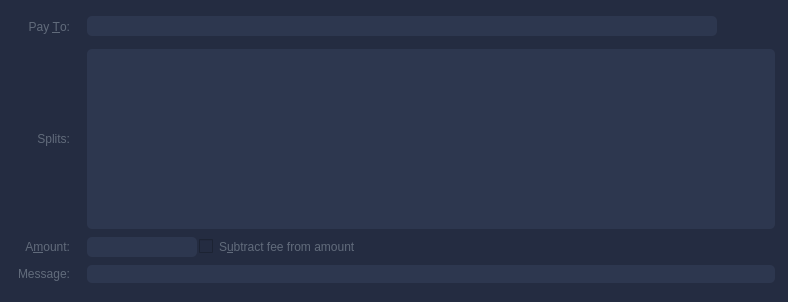
<?xml version="1.0" encoding="UTF-8"?>
<ui version="4.0">
 <class>EasySplitEntry</class>
 <widget class="QStackedWidget" name="EasySplitEntry">
  <property name="geometry">
   <rect>
    <x>0</x>
    <y>0</y>
    <width>788</width>
    <height>302</height>
   </rect>
  </property>
  <property name="focusPolicy">
   <enum>Qt::TabFocus</enum>
  </property>
  <property name="autoFillBackground">
   <bool>false</bool>
  </property>
  <property name="styleSheet">
   <string notr="true">background:#242c41;
padding:2px;
border-radius:10px;
color:#616b7b;</string>
  </property>
  <widget class="QFrame" name="SendCoins">
   <property name="toolTip">
    <string>This is a normal payment.</string>
   </property>
   <property name="frameShape">
    <enum>QFrame::NoFrame</enum>
   </property>
   <layout class="QGridLayout" name="gridLayout">
    <property name="topMargin">
     <number>8</number>
    </property>
    <property name="bottomMargin">
     <number>4</number>
    </property>
    <property name="horizontalSpacing">
     <number>12</number>
    </property>
    <property name="verticalSpacing">
     <number>8</number>
    </property>
    <item row="0" column="0">
     <widget class="QLabel" name="payToEasySplitLabel">
      <property name="text">
       <string>Pay &amp;To:</string>
      </property>
      <property name="alignment">
       <set>Qt::AlignRight|Qt::AlignTrailing|Qt::AlignVCenter</set>
      </property>
      <property name="buddy">
       <cstring>payToEasySplit</cstring>
      </property>
     </widget>
    </item>
    <item row="0" column="1">
     <layout class="QHBoxLayout" name="payToEasySplitLayout">
      <property name="spacing">
       <number>0</number>
      </property>
      <item>
       <widget class="QValidatedLineEdit" name="payToEasySplit">
        <property name="enabled">
         <bool>false</bool>
        </property>
        <property name="toolTip">
         <string>The Trezarcoin address to send the payment to</string>
        </property>
        <property name="styleSheet">
         <string notr="true">background:#2d374f;
padding:2px;
border-radius:5px;
shadow:3px;</string>
        </property>
       </widget>
      </item>
      <item>
       <widget class="QToolButton" name="addressBookButton">
        <property name="toolTip">
         <string>Choose previously used address</string>
        </property>
        <property name="styleSheet">
         <string notr="true">QPushButton::pressed{
  background-color: #232c41;
  box-shadow: 0px 0px 0px 1px rgba(0, 0, 0, 0.1) inset,
  0px 1px 4px 0px rgba(0, 0, 0, 0.1) inset !important;
}
QPushButton{
background:#2d374f;
padding:8px;
border-radius:5px;
color:#fff;
margin:5px
}</string>
        </property>
        <property name="text">
         <string/>
        </property>
        <property name="icon">
         <iconset resource="../bitcoin.qrc">
          <normaloff>:/icons/address-book</normaloff>:/icons/address-book</iconset>
        </property>
        <property name="iconSize">
         <size>
          <width>22</width>
          <height>22</height>
         </size>
        </property>
        <property name="shortcut">
         <string>Alt+A</string>
        </property>
       </widget>
      </item>
      <item>
       <widget class="QToolButton" name="deleteButton">
        <property name="toolTip">
         <string>Remove this entry</string>
        </property>
        <property name="styleSheet">
         <string notr="true">QPushButton::pressed{
  background-color: #232c41;
  box-shadow: 0px 0px 0px 1px rgba(0, 0, 0, 0.1) inset,
  0px 1px 4px 0px rgba(0, 0, 0, 0.1) inset !important;
}
QPushButton{
background:#2d374f;
padding:8px;
border-radius:5px;
color:#fff;
margin:5px
}</string>
        </property>
        <property name="text">
         <string/>
        </property>
        <property name="icon">
         <iconset resource="../bitcoin.qrc">
          <normaloff>:/icons/remove</normaloff>:/icons/remove</iconset>
        </property>
        <property name="iconSize">
         <size>
          <width>22</width>
          <height>22</height>
         </size>
        </property>
       </widget>
      </item>
     </layout>
    </item>
    <item row="1" column="0">
     <widget class="QLabel" name="labellLabel">
      <property name="text">
       <string>Splits:</string>
      </property>
      <property name="alignment">
       <set>Qt::AlignRight|Qt::AlignTrailing|Qt::AlignVCenter</set>
      </property>
     </widget>
    </item>
    <item row="2" column="0">
     <widget class="QLabel" name="amountLabel">
      <property name="text">
       <string>A&amp;mount:</string>
      </property>
      <property name="alignment">
       <set>Qt::AlignRight|Qt::AlignTrailing|Qt::AlignVCenter</set>
      </property>
      <property name="buddy">
       <cstring>payAmountEasySplit</cstring>
      </property>
     </widget>
    </item>
    <item row="2" column="1">
     <layout class="QHBoxLayout" name="horizontalLayoutAmount" stretch="0,1">
      <item>
       <widget class="BitcoinAmountField" name="payAmountEasySplit">
        <property name="styleSheet">
         <string notr="true">background:#2d374f;
padding:2px;
border-radius:5px;
shadow:3px;</string>
        </property>
       </widget>
      </item>
      <item>
       <widget class="QCheckBox" name="checkboxSubtractFeeFromAmount">
        <property name="toolTip">
         <string>The fee will be deducted from the amount being sent. The recipient will receive less Trezarcoin than you enter in the amount field. If multiple recipients are selected, the fee is split equally.</string>
        </property>
        <property name="text">
         <string>S&amp;ubtract fee from amount</string>
        </property>
       </widget>
      </item>
     </layout>
    </item>
    <item row="3" column="0">
     <widget class="QLabel" name="messageLabel">
      <property name="text">
       <string>Message:</string>
      </property>
      <property name="alignment">
       <set>Qt::AlignRight|Qt::AlignTrailing|Qt::AlignVCenter</set>
      </property>
     </widget>
    </item>
    <item row="3" column="1">
     <widget class="QLabel" name="messageTextLabel">
      <property name="toolTip">
       <string>A message that was attached to the trezarcoin: URI which will be stored with the transaction for your reference. Note: This message will not be sent over the Trezarcoin network.</string>
      </property>
      <property name="styleSheet">
       <string notr="true">background:#2d374f;
padding:2px;
border-radius:5px;
shadow:3px;</string>
      </property>
      <property name="textFormat">
       <enum>Qt::PlainText</enum>
      </property>
     </widget>
    </item>
    <item row="4" column="0" colspan="2">
     <widget class="Line" name="line">
      <property name="orientation">
       <enum>Qt::Horizontal</enum>
      </property>
     </widget>
    </item>
    <item row="1" column="1">
     <widget class="QListWidget" name="listWidgetEasySplit">
      <property name="styleSheet">
       <string notr="true">background:#2d374f;
padding:2px;
border-radius:5px;
shadow:3px;</string>
      </property>
     </widget>
    </item>
   </layout>
  </widget>
  <widget class="QFrame" name="SendCoins_UnauthenticatedPaymentRequest">
   <property name="palette">
    <palette>
     <active>
      <colorrole role="WindowText">
       <brush brushstyle="SolidPattern">
        <color alpha="255">
         <red>97</red>
         <green>107</green>
         <blue>123</blue>
        </color>
       </brush>
      </colorrole>
      <colorrole role="Button">
       <brush brushstyle="SolidPattern">
        <color alpha="255">
         <red>36</red>
         <green>44</green>
         <blue>65</blue>
        </color>
       </brush>
      </colorrole>
      <colorrole role="Light">
       <brush brushstyle="SolidPattern">
        <color alpha="255">
         <red>255</red>
         <green>255</green>
         <blue>255</blue>
        </color>
       </brush>
      </colorrole>
      <colorrole role="Midlight">
       <brush brushstyle="SolidPattern">
        <color alpha="255">
         <red>255</red>
         <green>255</green>
         <blue>191</blue>
        </color>
       </brush>
      </colorrole>
      <colorrole role="Dark">
       <brush brushstyle="SolidPattern">
        <color alpha="255">
         <red>127</red>
         <green>127</green>
         <blue>63</blue>
        </color>
       </brush>
      </colorrole>
      <colorrole role="Mid">
       <brush brushstyle="SolidPattern">
        <color alpha="255">
         <red>170</red>
         <green>170</green>
         <blue>84</blue>
        </color>
       </brush>
      </colorrole>
      <colorrole role="Text">
       <brush brushstyle="SolidPattern">
        <color alpha="255">
         <red>97</red>
         <green>107</green>
         <blue>123</blue>
        </color>
       </brush>
      </colorrole>
      <colorrole role="BrightText">
       <brush brushstyle="SolidPattern">
        <color alpha="255">
         <red>255</red>
         <green>255</green>
         <blue>255</blue>
        </color>
       </brush>
      </colorrole>
      <colorrole role="ButtonText">
       <brush brushstyle="SolidPattern">
        <color alpha="255">
         <red>97</red>
         <green>107</green>
         <blue>123</blue>
        </color>
       </brush>
      </colorrole>
      <colorrole role="Base">
       <brush brushstyle="SolidPattern">
        <color alpha="255">
         <red>36</red>
         <green>44</green>
         <blue>65</blue>
        </color>
       </brush>
      </colorrole>
      <colorrole role="Window">
       <brush brushstyle="SolidPattern">
        <color alpha="255">
         <red>36</red>
         <green>44</green>
         <blue>65</blue>
        </color>
       </brush>
      </colorrole>
      <colorrole role="Shadow">
       <brush brushstyle="SolidPattern">
        <color alpha="255">
         <red>0</red>
         <green>0</green>
         <blue>0</blue>
        </color>
       </brush>
      </colorrole>
      <colorrole role="AlternateBase">
       <brush brushstyle="SolidPattern">
        <color alpha="255">
         <red>255</red>
         <green>255</green>
         <blue>191</blue>
        </color>
       </brush>
      </colorrole>
      <colorrole role="ToolTipBase">
       <brush brushstyle="SolidPattern">
        <color alpha="255">
         <red>255</red>
         <green>255</green>
         <blue>220</blue>
        </color>
       </brush>
      </colorrole>
      <colorrole role="ToolTipText">
       <brush brushstyle="SolidPattern">
        <color alpha="255">
         <red>0</red>
         <green>0</green>
         <blue>0</blue>
        </color>
       </brush>
      </colorrole>
      <colorrole role="WindowText">
       <brush brushstyle="NoBrush">
        <color alpha="128">
         <red>97</red>
         <green>107</green>
         <blue>123</blue>
        </color>
       </brush>
      </colorrole>
     </active>
     <inactive>
      <colorrole role="WindowText">
       <brush brushstyle="SolidPattern">
        <color alpha="255">
         <red>97</red>
         <green>107</green>
         <blue>123</blue>
        </color>
       </brush>
      </colorrole>
      <colorrole role="Button">
       <brush brushstyle="SolidPattern">
        <color alpha="255">
         <red>36</red>
         <green>44</green>
         <blue>65</blue>
        </color>
       </brush>
      </colorrole>
      <colorrole role="Light">
       <brush brushstyle="SolidPattern">
        <color alpha="255">
         <red>255</red>
         <green>255</green>
         <blue>255</blue>
        </color>
       </brush>
      </colorrole>
      <colorrole role="Midlight">
       <brush brushstyle="SolidPattern">
        <color alpha="255">
         <red>255</red>
         <green>255</green>
         <blue>191</blue>
        </color>
       </brush>
      </colorrole>
      <colorrole role="Dark">
       <brush brushstyle="SolidPattern">
        <color alpha="255">
         <red>127</red>
         <green>127</green>
         <blue>63</blue>
        </color>
       </brush>
      </colorrole>
      <colorrole role="Mid">
       <brush brushstyle="SolidPattern">
        <color alpha="255">
         <red>170</red>
         <green>170</green>
         <blue>84</blue>
        </color>
       </brush>
      </colorrole>
      <colorrole role="Text">
       <brush brushstyle="SolidPattern">
        <color alpha="255">
         <red>97</red>
         <green>107</green>
         <blue>123</blue>
        </color>
       </brush>
      </colorrole>
      <colorrole role="BrightText">
       <brush brushstyle="SolidPattern">
        <color alpha="255">
         <red>255</red>
         <green>255</green>
         <blue>255</blue>
        </color>
       </brush>
      </colorrole>
      <colorrole role="ButtonText">
       <brush brushstyle="SolidPattern">
        <color alpha="255">
         <red>97</red>
         <green>107</green>
         <blue>123</blue>
        </color>
       </brush>
      </colorrole>
      <colorrole role="Base">
       <brush brushstyle="SolidPattern">
        <color alpha="255">
         <red>36</red>
         <green>44</green>
         <blue>65</blue>
        </color>
       </brush>
      </colorrole>
      <colorrole role="Window">
       <brush brushstyle="SolidPattern">
        <color alpha="255">
         <red>36</red>
         <green>44</green>
         <blue>65</blue>
        </color>
       </brush>
      </colorrole>
      <colorrole role="Shadow">
       <brush brushstyle="SolidPattern">
        <color alpha="255">
         <red>0</red>
         <green>0</green>
         <blue>0</blue>
        </color>
       </brush>
      </colorrole>
      <colorrole role="AlternateBase">
       <brush brushstyle="SolidPattern">
        <color alpha="255">
         <red>255</red>
         <green>255</green>
         <blue>191</blue>
        </color>
       </brush>
      </colorrole>
      <colorrole role="ToolTipBase">
       <brush brushstyle="SolidPattern">
        <color alpha="255">
         <red>255</red>
         <green>255</green>
         <blue>220</blue>
        </color>
       </brush>
      </colorrole>
      <colorrole role="ToolTipText">
       <brush brushstyle="SolidPattern">
        <color alpha="255">
         <red>0</red>
         <green>0</green>
         <blue>0</blue>
        </color>
       </brush>
      </colorrole>
      <colorrole role="WindowText">
       <brush brushstyle="NoBrush">
        <color alpha="128">
         <red>97</red>
         <green>107</green>
         <blue>123</blue>
        </color>
       </brush>
      </colorrole>
     </inactive>
     <disabled>
      <colorrole role="WindowText">
       <brush brushstyle="SolidPattern">
        <color alpha="255">
         <red>97</red>
         <green>107</green>
         <blue>123</blue>
        </color>
       </brush>
      </colorrole>
      <colorrole role="Button">
       <brush brushstyle="SolidPattern">
        <color alpha="255">
         <red>36</red>
         <green>44</green>
         <blue>65</blue>
        </color>
       </brush>
      </colorrole>
      <colorrole role="Light">
       <brush brushstyle="SolidPattern">
        <color alpha="255">
         <red>255</red>
         <green>255</green>
         <blue>255</blue>
        </color>
       </brush>
      </colorrole>
      <colorrole role="Midlight">
       <brush brushstyle="SolidPattern">
        <color alpha="255">
         <red>255</red>
         <green>255</green>
         <blue>191</blue>
        </color>
       </brush>
      </colorrole>
      <colorrole role="Dark">
       <brush brushstyle="SolidPattern">
        <color alpha="255">
         <red>127</red>
         <green>127</green>
         <blue>63</blue>
        </color>
       </brush>
      </colorrole>
      <colorrole role="Mid">
       <brush brushstyle="SolidPattern">
        <color alpha="255">
         <red>170</red>
         <green>170</green>
         <blue>84</blue>
        </color>
       </brush>
      </colorrole>
      <colorrole role="Text">
       <brush brushstyle="SolidPattern">
        <color alpha="255">
         <red>97</red>
         <green>107</green>
         <blue>123</blue>
        </color>
       </brush>
      </colorrole>
      <colorrole role="BrightText">
       <brush brushstyle="SolidPattern">
        <color alpha="255">
         <red>255</red>
         <green>255</green>
         <blue>255</blue>
        </color>
       </brush>
      </colorrole>
      <colorrole role="ButtonText">
       <brush brushstyle="SolidPattern">
        <color alpha="255">
         <red>97</red>
         <green>107</green>
         <blue>123</blue>
        </color>
       </brush>
      </colorrole>
      <colorrole role="Base">
       <brush brushstyle="SolidPattern">
        <color alpha="255">
         <red>36</red>
         <green>44</green>
         <blue>65</blue>
        </color>
       </brush>
      </colorrole>
      <colorrole role="Window">
       <brush brushstyle="SolidPattern">
        <color alpha="255">
         <red>36</red>
         <green>44</green>
         <blue>65</blue>
        </color>
       </brush>
      </colorrole>
      <colorrole role="Shadow">
       <brush brushstyle="SolidPattern">
        <color alpha="255">
         <red>0</red>
         <green>0</green>
         <blue>0</blue>
        </color>
       </brush>
      </colorrole>
      <colorrole role="AlternateBase">
       <brush brushstyle="SolidPattern">
        <color alpha="255">
         <red>255</red>
         <green>255</green>
         <blue>127</blue>
        </color>
       </brush>
      </colorrole>
      <colorrole role="ToolTipBase">
       <brush brushstyle="SolidPattern">
        <color alpha="255">
         <red>255</red>
         <green>255</green>
         <blue>220</blue>
        </color>
       </brush>
      </colorrole>
      <colorrole role="ToolTipText">
       <brush brushstyle="SolidPattern">
        <color alpha="255">
         <red>0</red>
         <green>0</green>
         <blue>0</blue>
        </color>
       </brush>
      </colorrole>
      <colorrole role="WindowText">
       <brush brushstyle="NoBrush">
        <color alpha="128">
         <red>97</red>
         <green>107</green>
         <blue>123</blue>
        </color>
       </brush>
      </colorrole>
     </disabled>
    </palette>
   </property>
   <property name="toolTip">
    <string>This is an unauthenticated payment request.</string>
   </property>
   <property name="autoFillBackground">
    <bool>false</bool>
   </property>
   <property name="frameShape">
    <enum>QFrame::NoFrame</enum>
   </property>
   <layout class="QGridLayout" name="gridLayout_is">
    <property name="spacing">
     <number>12</number>
    </property>
    <item row="0" column="0">
     <widget class="QLabel" name="payToLabel_is">
      <property name="text">
       <string>Pay To:</string>
      </property>
      <property name="alignment">
       <set>Qt::AlignRight|Qt::AlignTrailing|Qt::AlignVCenter</set>
      </property>
     </widget>
    </item>
    <item row="0" column="1">
     <layout class="QHBoxLayout" name="payToEasySplitLayout_is">
      <property name="spacing">
       <number>0</number>
      </property>
      <item>
       <widget class="QLabel" name="payToEasySplit_is"/>
      </item>
      <item>
       <widget class="QToolButton" name="deleteButton_is">
        <property name="toolTip">
         <string>Remove this entry</string>
        </property>
        <property name="text">
         <string/>
        </property>
        <property name="icon">
         <iconset resource="../bitcoin.qrc">
          <normaloff>:/icons/remove</normaloff>:/icons/remove</iconset>
        </property>
       </widget>
      </item>
     </layout>
    </item>
    <item row="1" column="0">
     <widget class="QLabel" name="memoLabel_is">
      <property name="text">
       <string>Memo:</string>
      </property>
      <property name="alignment">
       <set>Qt::AlignRight|Qt::AlignTrailing|Qt::AlignVCenter</set>
      </property>
     </widget>
    </item>
    <item row="1" column="1">
     <widget class="QLabel" name="memoTextLabel_is">
      <property name="textFormat">
       <enum>Qt::PlainText</enum>
      </property>
     </widget>
    </item>
    <item row="2" column="0">
     <widget class="QLabel" name="amountLabel_is">
      <property name="text">
       <string>A&amp;mount:</string>
      </property>
      <property name="alignment">
       <set>Qt::AlignRight|Qt::AlignTrailing|Qt::AlignVCenter</set>
      </property>
      <property name="buddy">
       <cstring>payAmountEasySplit_is</cstring>
      </property>
     </widget>
    </item>
    <item row="2" column="1">
     <widget class="BitcoinAmountField" name="payAmountEasySplit_is">
      <property name="acceptDrops">
       <bool>false</bool>
      </property>
     </widget>
    </item>
   </layout>
  </widget>
  <widget class="QFrame" name="SendCoins_AuthenticatedPaymentRequest">
   <property name="palette">
    <palette>
     <active>
      <colorrole role="WindowText">
       <brush brushstyle="SolidPattern">
        <color alpha="255">
         <red>97</red>
         <green>107</green>
         <blue>123</blue>
        </color>
       </brush>
      </colorrole>
      <colorrole role="Button">
       <brush brushstyle="SolidPattern">
        <color alpha="255">
         <red>36</red>
         <green>44</green>
         <blue>65</blue>
        </color>
       </brush>
      </colorrole>
      <colorrole role="Light">
       <brush brushstyle="SolidPattern">
        <color alpha="255">
         <red>230</red>
         <green>255</green>
         <blue>224</blue>
        </color>
       </brush>
      </colorrole>
      <colorrole role="Midlight">
       <brush brushstyle="SolidPattern">
        <color alpha="255">
         <red>185</red>
         <green>243</green>
         <blue>171</blue>
        </color>
       </brush>
      </colorrole>
      <colorrole role="Dark">
       <brush brushstyle="SolidPattern">
        <color alpha="255">
         <red>70</red>
         <green>116</green>
         <blue>59</blue>
        </color>
       </brush>
      </colorrole>
      <colorrole role="Mid">
       <brush brushstyle="SolidPattern">
        <color alpha="255">
         <red>93</red>
         <green>155</green>
         <blue>79</blue>
        </color>
       </brush>
      </colorrole>
      <colorrole role="Text">
       <brush brushstyle="SolidPattern">
        <color alpha="255">
         <red>97</red>
         <green>107</green>
         <blue>123</blue>
        </color>
       </brush>
      </colorrole>
      <colorrole role="BrightText">
       <brush brushstyle="SolidPattern">
        <color alpha="255">
         <red>155</red>
         <green>255</green>
         <blue>147</blue>
        </color>
       </brush>
      </colorrole>
      <colorrole role="ButtonText">
       <brush brushstyle="SolidPattern">
        <color alpha="255">
         <red>97</red>
         <green>107</green>
         <blue>123</blue>
        </color>
       </brush>
      </colorrole>
      <colorrole role="Base">
       <brush brushstyle="SolidPattern">
        <color alpha="255">
         <red>36</red>
         <green>44</green>
         <blue>65</blue>
        </color>
       </brush>
      </colorrole>
      <colorrole role="Window">
       <brush brushstyle="SolidPattern">
        <color alpha="255">
         <red>36</red>
         <green>44</green>
         <blue>65</blue>
        </color>
       </brush>
      </colorrole>
      <colorrole role="Shadow">
       <brush brushstyle="SolidPattern">
        <color alpha="255">
         <red>0</red>
         <green>0</green>
         <blue>0</blue>
        </color>
       </brush>
      </colorrole>
      <colorrole role="AlternateBase">
       <brush brushstyle="SolidPattern">
        <color alpha="255">
         <red>197</red>
         <green>243</green>
         <blue>187</blue>
        </color>
       </brush>
      </colorrole>
      <colorrole role="NoRole">
       <brush brushstyle="SolidPattern">
        <color alpha="255">
         <red>125</red>
         <green>194</green>
         <blue>122</blue>
        </color>
       </brush>
      </colorrole>
      <colorrole role="ToolTipBase">
       <brush brushstyle="SolidPattern">
        <color alpha="255">
         <red>255</red>
         <green>255</green>
         <blue>220</blue>
        </color>
       </brush>
      </colorrole>
      <colorrole role="ToolTipText">
       <brush brushstyle="SolidPattern">
        <color alpha="255">
         <red>0</red>
         <green>0</green>
         <blue>0</blue>
        </color>
       </brush>
      </colorrole>
      <colorrole role="WindowText">
       <brush brushstyle="NoBrush">
        <color alpha="128">
         <red>97</red>
         <green>107</green>
         <blue>123</blue>
        </color>
       </brush>
      </colorrole>
     </active>
     <inactive>
      <colorrole role="WindowText">
       <brush brushstyle="SolidPattern">
        <color alpha="255">
         <red>97</red>
         <green>107</green>
         <blue>123</blue>
        </color>
       </brush>
      </colorrole>
      <colorrole role="Button">
       <brush brushstyle="SolidPattern">
        <color alpha="255">
         <red>36</red>
         <green>44</green>
         <blue>65</blue>
        </color>
       </brush>
      </colorrole>
      <colorrole role="Light">
       <brush brushstyle="SolidPattern">
        <color alpha="255">
         <red>230</red>
         <green>255</green>
         <blue>224</blue>
        </color>
       </brush>
      </colorrole>
      <colorrole role="Midlight">
       <brush brushstyle="SolidPattern">
        <color alpha="255">
         <red>185</red>
         <green>243</green>
         <blue>171</blue>
        </color>
       </brush>
      </colorrole>
      <colorrole role="Dark">
       <brush brushstyle="SolidPattern">
        <color alpha="255">
         <red>70</red>
         <green>116</green>
         <blue>59</blue>
        </color>
       </brush>
      </colorrole>
      <colorrole role="Mid">
       <brush brushstyle="SolidPattern">
        <color alpha="255">
         <red>93</red>
         <green>155</green>
         <blue>79</blue>
        </color>
       </brush>
      </colorrole>
      <colorrole role="Text">
       <brush brushstyle="SolidPattern">
        <color alpha="255">
         <red>97</red>
         <green>107</green>
         <blue>123</blue>
        </color>
       </brush>
      </colorrole>
      <colorrole role="BrightText">
       <brush brushstyle="SolidPattern">
        <color alpha="255">
         <red>155</red>
         <green>255</green>
         <blue>147</blue>
        </color>
       </brush>
      </colorrole>
      <colorrole role="ButtonText">
       <brush brushstyle="SolidPattern">
        <color alpha="255">
         <red>97</red>
         <green>107</green>
         <blue>123</blue>
        </color>
       </brush>
      </colorrole>
      <colorrole role="Base">
       <brush brushstyle="SolidPattern">
        <color alpha="255">
         <red>36</red>
         <green>44</green>
         <blue>65</blue>
        </color>
       </brush>
      </colorrole>
      <colorrole role="Window">
       <brush brushstyle="SolidPattern">
        <color alpha="255">
         <red>36</red>
         <green>44</green>
         <blue>65</blue>
        </color>
       </brush>
      </colorrole>
      <colorrole role="Shadow">
       <brush brushstyle="SolidPattern">
        <color alpha="255">
         <red>0</red>
         <green>0</green>
         <blue>0</blue>
        </color>
       </brush>
      </colorrole>
      <colorrole role="AlternateBase">
       <brush brushstyle="SolidPattern">
        <color alpha="255">
         <red>197</red>
         <green>243</green>
         <blue>187</blue>
        </color>
       </brush>
      </colorrole>
      <colorrole role="NoRole">
       <brush brushstyle="SolidPattern">
        <color alpha="255">
         <red>125</red>
         <green>194</green>
         <blue>122</blue>
        </color>
       </brush>
      </colorrole>
      <colorrole role="ToolTipBase">
       <brush brushstyle="SolidPattern">
        <color alpha="255">
         <red>255</red>
         <green>255</green>
         <blue>220</blue>
        </color>
       </brush>
      </colorrole>
      <colorrole role="ToolTipText">
       <brush brushstyle="SolidPattern">
        <color alpha="255">
         <red>0</red>
         <green>0</green>
         <blue>0</blue>
        </color>
       </brush>
      </colorrole>
      <colorrole role="WindowText">
       <brush brushstyle="NoBrush">
        <color alpha="128">
         <red>97</red>
         <green>107</green>
         <blue>123</blue>
        </color>
       </brush>
      </colorrole>
     </inactive>
     <disabled>
      <colorrole role="WindowText">
       <brush brushstyle="SolidPattern">
        <color alpha="255">
         <red>97</red>
         <green>107</green>
         <blue>123</blue>
        </color>
       </brush>
      </colorrole>
      <colorrole role="Button">
       <brush brushstyle="SolidPattern">
        <color alpha="255">
         <red>36</red>
         <green>44</green>
         <blue>65</blue>
        </color>
       </brush>
      </colorrole>
      <colorrole role="Light">
       <brush brushstyle="SolidPattern">
        <color alpha="255">
         <red>230</red>
         <green>255</green>
         <blue>224</blue>
        </color>
       </brush>
      </colorrole>
      <colorrole role="Midlight">
       <brush brushstyle="SolidPattern">
        <color alpha="255">
         <red>185</red>
         <green>243</green>
         <blue>171</blue>
        </color>
       </brush>
      </colorrole>
      <colorrole role="Dark">
       <brush brushstyle="SolidPattern">
        <color alpha="255">
         <red>70</red>
         <green>116</green>
         <blue>59</blue>
        </color>
       </brush>
      </colorrole>
      <colorrole role="Mid">
       <brush brushstyle="SolidPattern">
        <color alpha="255">
         <red>93</red>
         <green>155</green>
         <blue>79</blue>
        </color>
       </brush>
      </colorrole>
      <colorrole role="Text">
       <brush brushstyle="SolidPattern">
        <color alpha="255">
         <red>97</red>
         <green>107</green>
         <blue>123</blue>
        </color>
       </brush>
      </colorrole>
      <colorrole role="BrightText">
       <brush brushstyle="SolidPattern">
        <color alpha="255">
         <red>155</red>
         <green>255</green>
         <blue>147</blue>
        </color>
       </brush>
      </colorrole>
      <colorrole role="ButtonText">
       <brush brushstyle="SolidPattern">
        <color alpha="255">
         <red>97</red>
         <green>107</green>
         <blue>123</blue>
        </color>
       </brush>
      </colorrole>
      <colorrole role="Base">
       <brush brushstyle="SolidPattern">
        <color alpha="255">
         <red>36</red>
         <green>44</green>
         <blue>65</blue>
        </color>
       </brush>
      </colorrole>
      <colorrole role="Window">
       <brush brushstyle="SolidPattern">
        <color alpha="255">
         <red>36</red>
         <green>44</green>
         <blue>65</blue>
        </color>
       </brush>
      </colorrole>
      <colorrole role="Shadow">
       <brush brushstyle="SolidPattern">
        <color alpha="255">
         <red>0</red>
         <green>0</green>
         <blue>0</blue>
        </color>
       </brush>
      </colorrole>
      <colorrole role="AlternateBase">
       <brush brushstyle="SolidPattern">
        <color alpha="255">
         <red>140</red>
         <green>232</green>
         <blue>119</blue>
        </color>
       </brush>
      </colorrole>
      <colorrole role="NoRole">
       <brush brushstyle="SolidPattern">
        <color alpha="255">
         <red>125</red>
         <green>194</green>
         <blue>122</blue>
        </color>
       </brush>
      </colorrole>
      <colorrole role="ToolTipBase">
       <brush brushstyle="SolidPattern">
        <color alpha="255">
         <red>255</red>
         <green>255</green>
         <blue>220</blue>
        </color>
       </brush>
      </colorrole>
      <colorrole role="ToolTipText">
       <brush brushstyle="SolidPattern">
        <color alpha="255">
         <red>0</red>
         <green>0</green>
         <blue>0</blue>
        </color>
       </brush>
      </colorrole>
      <colorrole role="WindowText">
       <brush brushstyle="NoBrush">
        <color alpha="128">
         <red>97</red>
         <green>107</green>
         <blue>123</blue>
        </color>
       </brush>
      </colorrole>
     </disabled>
    </palette>
   </property>
   <property name="toolTip">
    <string>This is an authenticated payment request.</string>
   </property>
   <property name="autoFillBackground">
    <bool>false</bool>
   </property>
   <property name="frameShape">
    <enum>QFrame::NoFrame</enum>
   </property>
   <layout class="QGridLayout" name="gridLayout_s">
    <property name="spacing">
     <number>12</number>
    </property>
    <item row="0" column="0">
     <widget class="QLabel" name="payToEasySplitLabel_s">
      <property name="text">
       <string>Pay To:</string>
      </property>
      <property name="alignment">
       <set>Qt::AlignRight|Qt::AlignTrailing|Qt::AlignVCenter</set>
      </property>
     </widget>
    </item>
    <item row="0" column="1">
     <layout class="QHBoxLayout" name="payToLayout_s">
      <property name="spacing">
       <number>0</number>
      </property>
      <item>
       <widget class="QLabel" name="payToEasySplit_s">
        <property name="textFormat">
         <enum>Qt::PlainText</enum>
        </property>
       </widget>
      </item>
      <item>
       <widget class="QToolButton" name="deleteButton_s">
        <property name="enabled">
         <bool>false</bool>
        </property>
        <property name="toolTip">
         <string>Remove this entry</string>
        </property>
        <property name="text">
         <string/>
        </property>
        <property name="icon">
         <iconset resource="../bitcoin.qrc">
          <normaloff>:/icons/remove</normaloff>:/icons/remove</iconset>
        </property>
       </widget>
      </item>
     </layout>
    </item>
    <item row="1" column="0">
     <widget class="QLabel" name="memoLabel_s">
      <property name="text">
       <string>Memo:</string>
      </property>
      <property name="alignment">
       <set>Qt::AlignRight|Qt::AlignTrailing|Qt::AlignVCenter</set>
      </property>
     </widget>
    </item>
    <item row="1" column="1">
     <widget class="QLabel" name="memoTextLabel_s">
      <property name="textFormat">
       <enum>Qt::PlainText</enum>
      </property>
     </widget>
    </item>
    <item row="2" column="0">
     <widget class="QLabel" name="amountLabel_s">
      <property name="text">
       <string>A&amp;mount:</string>
      </property>
      <property name="alignment">
       <set>Qt::AlignRight|Qt::AlignTrailing|Qt::AlignVCenter</set>
      </property>
      <property name="buddy">
       <cstring>payAmountEasySplit_s</cstring>
      </property>
     </widget>
    </item>
    <item row="2" column="1">
     <widget class="BitcoinAmountField" name="payAmountEasySplit_s">
      <property name="acceptDrops">
       <bool>false</bool>
      </property>
     </widget>
    </item>
   </layout>
  </widget>
 </widget>
 <customwidgets>
  <customwidget>
   <class>BitcoinAmountField</class>
   <extends>QLineEdit</extends>
   <header>bitcoinamountfield.h</header>
   <container>1</container>
  </customwidget>
  <customwidget>
   <class>QValidatedLineEdit</class>
   <extends>QLineEdit</extends>
   <header>qvalidatedlineedit.h</header>
  </customwidget>
 </customwidgets>
 <tabstops>
  <tabstop>payToEasySplit</tabstop>
  <tabstop>addressBookButton</tabstop>
  <tabstop>deleteButton</tabstop>
  <tabstop>payAmountEasySplit</tabstop>
  <tabstop>payAmountEasySplit_is</tabstop>
  <tabstop>deleteButton_is</tabstop>
  <tabstop>payAmountEasySplit_s</tabstop>
  <tabstop>deleteButton_s</tabstop>
 </tabstops>
 <resources>
  <include location="../bitcoin.qrc"/>
 </resources>
 <connections/>
</ui>
